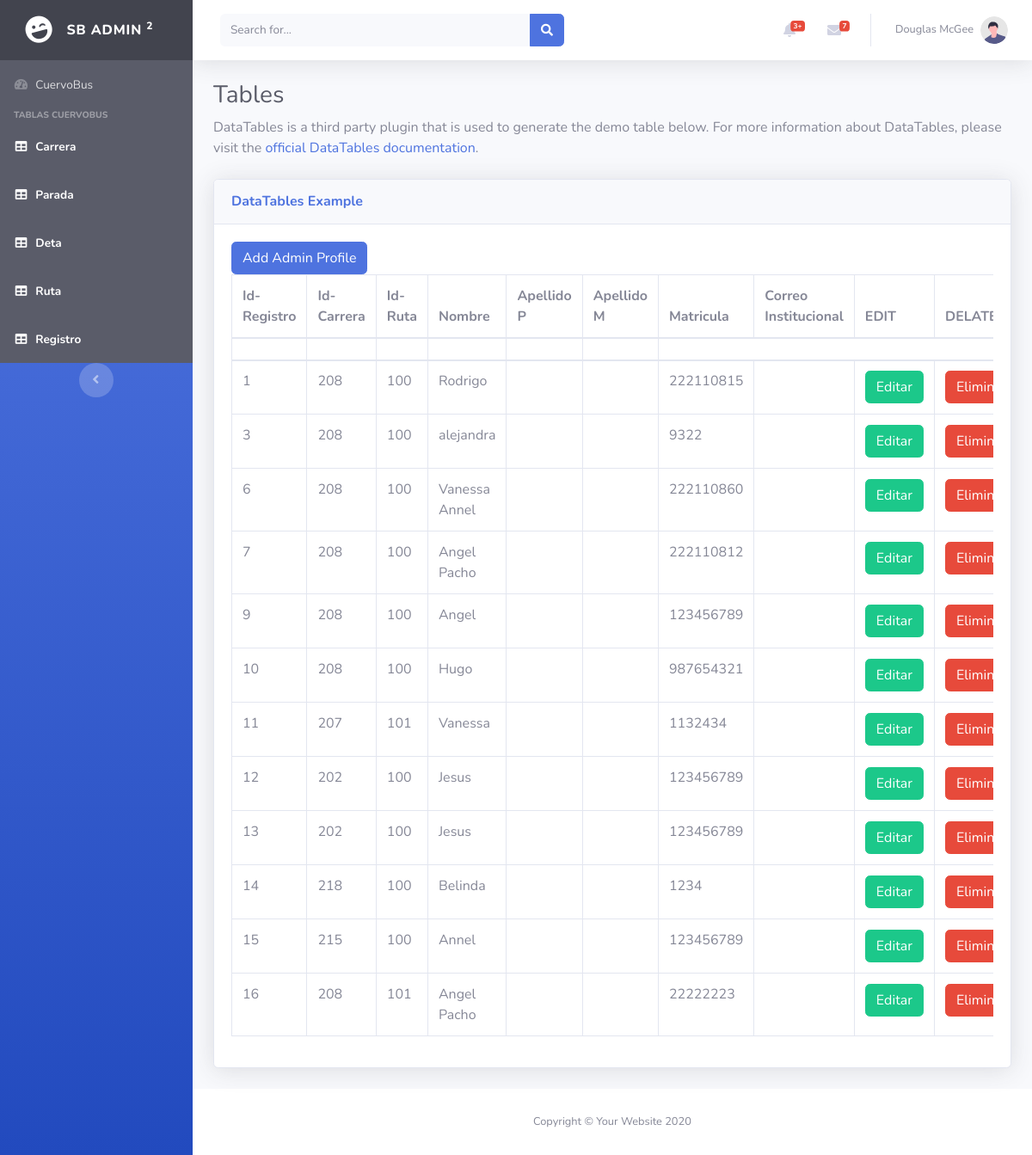
The app's page /admin/tables.php with its own data.
### tables this page shows
CREATE TABLE `registro` (
  `id_registro` int(11) NOT NULL AUTO_INCREMENT,
  `nombrer` varchar(50) NOT NULL,
  `apa` varchar(50) NOT NULL,
  `ama` varchar(50) DEFAULT NULL,
  `emailr` varchar(50) DEFAULT NULL,
  `matricula` int(10) DEFAULT NULL,
  `contraseña` varchar(16) DEFAULT NULL,
  `id_carrera` int(11) DEFAULT NULL,
  `id_ruta` int(11) DEFAULT NULL,
  PRIMARY KEY (`id_registro`),
  KEY `id_carrera` (`id_carrera`),
  KEY `id_ruta` (`id_ruta`),
  CONSTRAINT `registro_ibfk_1` FOREIGN KEY (`id_carrera`) REFERENCES `carrera` (`id_carrera`),
  CONSTRAINT `registro_ibfk_2` FOREIGN KEY (`id_ruta`) REFERENCES `ruta` (`id_ruta`)
);

### admin/tables.php (the view, shortened to what this page needs)
<?php
include('includes/heades.php');
include('includes/navbartable.php');
?>
 <div class="container-fluid">
<h1 class="h3 mb-2 text-gray-800">Tables</h1>
<p class="mb-4">DataTables is a third party plugin that is used to generate the demo table below.
    For more information about DataTables, please visit the <a target="_blank"
        href="https://datatables.net">official DataTables documentation</a>.</p>
<div class="card shadow mb-4">
    <div class="card-header py-3">
        <h6 class="m-0 font-weight-bold text-primary">DataTables Example</h6>
    </div>
    <div class="card-body">
    <?php
 include('includes/registro.php');
 ?>
        <div class="table-responsive">
        <?php
        $connection = mysqli_connect("localhost","root","","CuervoBus");
                $query = "SELECT * FROM registro";
                $query_run = mysqli_query($connection, $query);
            ?>
            <table class="table table-bordered" id="dataTable" width="100%" cellspacing="0">
                <thead>
                    <tr>
                        <th>Id-Registro</th>
                        <th>Id-Carrera</th>
                        <th>Id-Ruta</th>
                        <th>Nombre</th>
                        <th>Apellido P</th>
                        <th>Apellido M</th>
                        <th>Matricula</th>
                        <th>Correo Institucional</th>
                        <th>EDIT</th>
                        <th>DELATE</th>
                    </tr>
                </thead>
                <tfoot>
                <?php
                        if(mysqli_num_rows($query_run) > 0)
                        {
                            while($row = mysqli_fetch_assoc($query_run))
                            {
                        ?>
                            <tr>
                                <td><?php  echo $row['id_registro']; ?></td>
                                <td><?php  echo $row['id_carrera']; ?></td>
                                <td><?php  echo $row['id_ruta']; ?></td>
                                <td><?php  echo $row['nombrer']; ?></td>
                                <td><?php  echo $row['ap']; ?></td>
                                <td><?php  echo $row['am']; ?></td>
                                <td><?php  echo $row['matricula']; ?></td>
                                <td><?php  echo $row['correo_intitucional']; ?></td>
                                <td>
                                    <form action="register_edit.php" method="post">
                                        <button type="submit" name="edit_btn" class="btn btn-success">Editar</button>
                                    </form>
                                </td>
                                <td>
                                    <form action="code.php" method="post">
                                        <button type="submit" name="delete_btn" class="btn btn-danger">Eliminar</button>
                                    </form>
                                </td>
                            </tr>
                        <?php
                            }
                        }
                        else {
                            echo "No Record Found";
                        }
                        ?>
                    </tfoot>
                        <th></th>
                        <th></th>
                        <th></th>
                        <th></th>
                        <th></th>
                        <th></th>
            </table>
        </div>
    </div>
</div>
</div>
</div>
<?php
include('includes/footertable.php');
?>

### admin/includes/heades.php (shortened to what this page needs)
<!DOCTYPE html>
<html lang="en">
<head>
    <link href="vendor/fontawesome-free/css/all.min.css" rel="stylesheet" type="text/css">
    <link href="css/sb-admin-2.min.css" rel="stylesheet">
</head>
<body id="page-top">
    <div id="wrapper">

### admin/includes/navbartable.php (shortened to what this page needs)
 <ul class="navbar-nav bg-gradient-primary sidebar sidebar-dark accordion" id="accordionSidebar">
<a class="sidebar-brand d-flex align-items-center justify-content-center bg-dark" href="index.php">
    <div class="sidebar-brand-icon rotate-n-15">
        <i class="fas fa-laugh-wink"></i>
    </div>
    <div class="sidebar-brand-text mx-3">SB Admin <sup>2</sup></div>
</a>
<li class="nav-item bg-dark">
    <a class="nav-link" href="index.php">
        <i class="fas fa-fw fa-tachometer-alt"></i>
        <span>CuervoBus</span></a>
</li>
<div class="sidebar-heading bg-dark">
    Tablas CuervoBus
</div>
<li class="nav-item active bg-dark">
    <a class="nav-link" href="tables2.php">
        <i class="fas fa-fw fa-table"></i>
        <span>Carrera</span></a>
</li>
<li class="nav-item active bg-dark">
    <a class="nav-link" href="tables3.php">
        <i class="fas fa-fw fa-table"></i>
        <span>Parada</span></a>
</li>
<li class="nav-item active bg-dark">
    <a class="nav-link" href="tables4.php">
        <i class="fas fa-fw fa-table"></i>
        <span>Deta</span></a>
</li>
<li class="nav-item active bg-dark">
    <a class="nav-link" href="tables5.php">
        <i class="fas fa-fw fa-table"></i>
        <span>Ruta</span></a>
</li>
<li class="nav-item active bg-dark">
    <a class="nav-link" href="RegistroTable/registro.php">
        <i class="fas fa-fw fa-table"></i>
        <span>Registro</span></a>
</li>
<div class="text-center d-none d-md-inline">
    <button class="rounded-circle border-0" id="sidebarToggle"></button>
</div>
</ul>
<div id="content-wrapper" class="d-flex flex-column">
<div id="content">
    <nav class="navbar navbar-expand navbar-light bg-white topbar mb-4 static-top shadow">
        <form
            class="d-none d-sm-inline-block form-inline mr-auto ml-md-3 my-2 my-md-0 mw-100 navbar-search">
            <div class="input-group">
                <input type="text" class="form-control bg-light border-0 small" placeholder="Search for..."
                    aria-label="Search" aria-describedby="basic-addon2">
                <div class="input-group-append">
                    <button class="btn btn-primary" type="button">
                        <i class="fas fa-search fa-sm"></i>
                    </button>
                </div>
            </div>
        </form>
        <ul class="navbar-nav ml-auto">
            <li class="nav-item dropdown no-arrow mx-1">
                <a class="nav-link dropdown-toggle" href="#" id="alertsDropdown" role="button"
                    data-toggle="dropdown" aria-haspopup="true" aria-expanded="false">
                    <i class="fas fa-bell fa-fw"></i>
                    <span class="badge badge-danger badge-counter">3+</span>
                </a>
            </li>
            <li class="nav-item dropdown no-arrow mx-1">
                <a class="nav-link dropdown-toggle" href="#" id="messagesDropdown" role="button"
                    data-toggle="dropdown" aria-haspopup="true" aria-expanded="false">
                    <i class="fas fa-envelope fa-fw"></i>
                    <span class="badge badge-danger badge-counter">7</span>
                </a>
            </li>
            <li class="nav-item dropdown no-arrow">
                <a class="nav-link dropdown-toggle" href="#" id="userDropdown" role="button"
                    data-toggle="dropdown" aria-haspopup="true" aria-expanded="false">
                    <span class="mr-2 d-none d-lg-inline text-gray-600 small">Douglas McGee</span>
                    <img class="img-profile rounded-circle"
                        src="img/undraw_profile.svg">
                </a>
            </li>
        </ul>
    </nav>

### admin/includes/registro.php (shortened to what this page needs)
<button type="button" class="btn btn-primary" data-toggle="modal" data-target="#addadminprofile">
       Add Admin Profile
</button>

### admin/includes/footertable.php
<footer class="sticky-footer bg-white">
                <div class="container my-auto">
                    <div class="copyright text-center my-auto">
                        <span>Copyright &copy; Your Website 2020</span>
                    </div>
                </div>
            </footer>
        </div>
    </div>
</body>
</html>

### records on screen
registro: id_registro "1", id_carrera "208", id_ruta "100", nombrer "Rodrigo", matricula "222110815"
registro: id_registro "3", id_carrera "208", id_ruta "100", nombrer "alejandra", matricula "9322"
registro: id_registro "6", id_carrera "208", id_ruta "100", nombrer "Vanessa Annel", matricula "222110860"
registro: id_registro "7", id_carrera "208", id_ruta "100", nombrer "Angel Pacho", matricula "222110812"
registro: id_registro "9", id_carrera "208", id_ruta "100", nombrer "Angel", matricula "123456789"
registro: id_registro "10", id_carrera "208", id_ruta "100", nombrer "Hugo", matricula "987654321"
registro: id_registro "11", id_carrera "207", id_ruta "101", nombrer "Vanessa", matricula "1132434"
registro: id_registro "12", id_carrera "202", id_ruta "100", nombrer "Jesus", matricula "123456789"
registro: id_registro "13", id_carrera "202", id_ruta "100", nombrer "Jesus", matricula "123456789"
registro: id_registro "14", id_carrera "218", id_ruta "100", nombrer "Belinda", matricula "1234"
registro: id_registro "15", id_carrera "215", id_ruta "100", nombrer "Annel", matricula "123456789"
registro: id_registro "16", id_carrera "208", id_ruta "101", nombrer "Angel Pacho", matricula "22222223"
